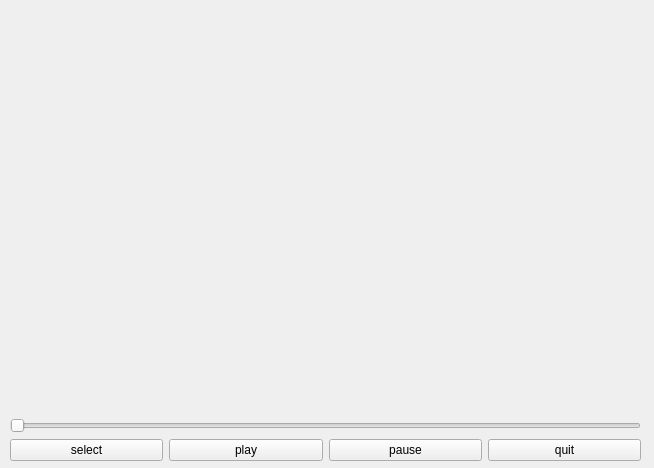
<?xml version="1.0" encoding="UTF-8"?>
<ui version="4.0">
 <class>MediaWindow</class>
 <widget class="QWidget" name="MediaWindow">
  <property name="geometry">
   <rect>
    <x>0</x>
    <y>0</y>
    <width>654</width>
    <height>468</height>
   </rect>
  </property>
  <property name="windowTitle">
   <string>Form</string>
  </property>
  <widget class="QWidget" name="verticalLayoutWidget">
   <property name="geometry">
    <rect>
     <x>10</x>
     <y>10</y>
     <width>631</width>
     <height>451</height>
    </rect>
   </property>
   <layout class="QVBoxLayout" name="verticalLayout">
    <item>
     <widget class="QLabel" name="screen">
      <property name="text">
       <string/>
      </property>
     </widget>
    </item>
    <item>
     <widget class="QSlider" name="slider">
      <property name="orientation">
       <enum>Qt::Horizontal</enum>
      </property>
     </widget>
    </item>
    <item>
     <layout class="QHBoxLayout" name="horizontalLayout">
      <item>
       <widget class="QPushButton" name="select">
        <property name="text">
         <string>select</string>
        </property>
       </widget>
      </item>
      <item>
       <widget class="QPushButton" name="play">
        <property name="text">
         <string>play</string>
        </property>
       </widget>
      </item>
      <item>
       <widget class="QPushButton" name="pause">
        <property name="text">
         <string>pause</string>
        </property>
       </widget>
      </item>
      <item>
       <widget class="QPushButton" name="quit">
        <property name="text">
         <string>quit</string>
        </property>
       </widget>
      </item>
     </layout>
    </item>
   </layout>
  </widget>
 </widget>
 <resources/>
 <connections/>
</ui>
